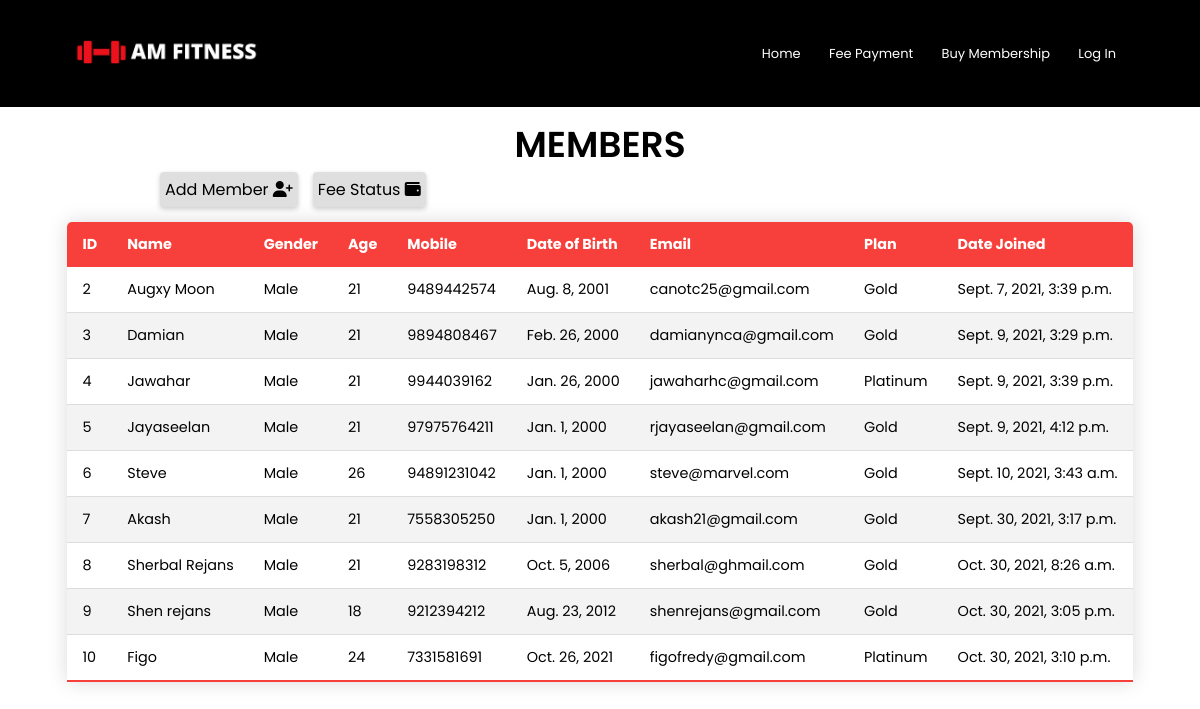
Before: /AdminPage/members with the older database file.
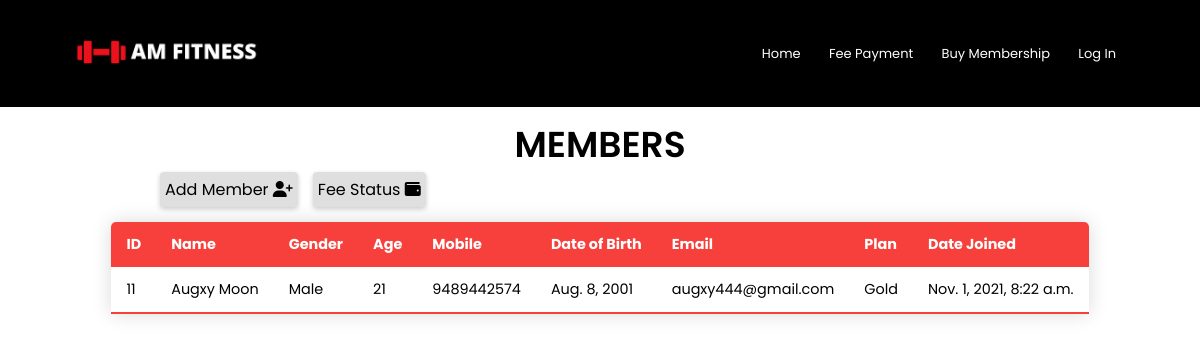
After: the same page with the newer database file.
### gym/models.py (models this page shows, shortened)
class gym(models.Model):
	full_name = models.CharField(max_length=30,null=False)
	gender = models.CharField(max_length=6,default='Male',null=True)
	age = models.IntegerField(default=18)
	cell_no = models.IntegerField(unique=True,null=False)
	born_date = models.DateField(null=False,default=None,blank=True)
	email = models.EmailField()
	plan = models.CharField(max_length=10,default='Silver',null=False)
	date_joined = models.DateTimeField(default=timezone.now)
	trans = models.CharField(default=1,verbose_name="Transaction Number",max_length=100)
	class Meta:
		verbose_name_plural = "Members"

### manage/views.py (the view)
# urls.py: path('AdminPage/members',manage_views.member,name='members'),
def member(request):
	members = gym.objects.all()
	count = gym.objects.all().count()
	d = {'members':members,'count':count}
	return render(request,'manage/members.html',d)

### manage/templates/manage/members.html (shortened to what this page needs)
{% extends 'manage/admin.html' %}
{% block page %}
<section class="data-table">
    <h3>Members</h3>
    <div class="mem-link" style="margin-left: 160px;">
    <a href="{% url 'AddMember' %}">Add Member  <i class="fas fa-user-plus"></i></a>
    </div>
    <div>
    <div class="mem-link2">
        <a href="{% url 'fee' %}">Fee Status  <i class="fas fa-wallet"></i></a>
    </div>
    </div>
    <table class="content-table">
        <thead>
            <tr>
                <th>ID</th>
                <th>Name</th>
                <th>Gender</th>
                <th>Age</th>
                <th>Mobile</th>
                <th>Date of Birth</th>
                <th>Email</th>
                <th>Plan</th>
                <th>Date Joined</th>
            </tr>
        </thead>
        <tbody>
            {% for i in members %}
            <tr>
                <td>{{i.id}}</td>
                <td>{{i.full_name}}</td>
                <td>{{i.gender}}</td>
                <td>{{i.age}}</td>
                <td>{{i.cell_no}}</td>
                <td>{{i.born_date}}</td>
                <td>{{i.email}}</td>
                <td>{{i.plan}}</td>
                <td>{{i.date_joined}}</td>
            </tr>
            {% endfor %}
        </tbody>
    </table>
</section>
{% endblock %}

### manage/templates/manage/admin.html (shortened to what this page needs)
<!DOCTYPE html>
<html>
	<head>
{% load static %}
<link rel="stylesheet" href="{% static 'css/style3.css' %}">
</head>
 <body>
 	<section class="navigation">
			<nav>
				<a href="{% url 'gym:home'%}"><img src="{% static 'images/logo.png' %}"></a>
				<div class="nav-links">
					<ul>
						{% if user.is_authenticated %}
						<li><a href="{% url 'logout'%}">Log Out</a></li>
						{% else %}
						<li><a href="{% url 'gym:home'%}">Home</a></li>
						<li><a href="{% url 'gym:payment'%}">Fee Payment</a></li>
						<li><a href="{% url 'gym:plans'%}">Buy Membership</a></li>
						<li><a href="{% url 'login'%}">Log In</a></li>
						{% endif %}
					</ul>
			</nav>
		</section>
        <div>
            {% block page %} {% endblock %}
        </div>

### SampleProject/static/css/style3.css (style rules this page uses)
* { font-family: 'Poppins', sans-serif; margin: 0; padding: 0; box-sizing:border-box; }
.navigation { background-color:black; border-bottom: 100px; }
nav { display: flex; padding: 0 6%; justify-content: space-between; align-items: center; }
nav img { width:200px; }
.nav-links { flex:1; text-align: right; }
.nav-links ul li { list-style: none; display: inline-block; padding: 8px 12px; position: relative; }
.nav-links ul li a { color: #fff; text-decoration: none; font-size: 13px; }
.nav-links ul li::after { content: ''; width:0%; height: 2px; background: #f44336; display: block; margin: auto; transition: 0.5s; }
.data-table h3 { text-align: center; font-size: 36px; font-weight: 600; padding-top: 10px; text-transform: uppercase; }
.content-table { border-collapse: collapse; margin: 50px 50px; margin-left: auto; margin-right: auto; font-size: 0.9em; min-width: 400px; border-radius: 5px 5px 0 0; overflow: hidden; box-shadow: 0 0 20px rgba(0,0,0,0.15); }
.content-table thead tr { background-color: #f7403b; color:#fff; text-align:left; font-weight: bold; }
.content-table th, .content-table td { padding: 12px 15px; }
.content-table tbody tr { border-bottom: 1px solid #ddd; }
.content-table tbody tr:last-of-type { border-bottom: 2px solid #f7403b; }
.mem-link a { display: inline-block; padding: 5px; background: #81818140; border-radius: 4px; text-decoration: none; color: #000; box-shadow: 0 2px 5px rgba(0,0,0,0.2); float: left; }
.mem-link2 a { margin-left: 15px; display: inline-block; padding: 5px; background: #81818140; border-radius: 4px; text-decoration: none; color: #000; box-shadow: 0 2px 5px rgba(0,0,0,0.2); float: left; }

Changed rows visible on the page:
removed gym: id "2", full_name "Augxy Moon", gender "Male", age "21", cell_no "9489442574", born_date "Aug. 8, 2001", email "canotc25@gmail.com", plan "Gold", date_joined "Sept. 7, 2021, 3:39 p.m."
removed gym: id "3", full_name "Damian", gender "Male", age "21", cell_no "9894808467", born_date "Feb. 26, 2000", email "damianynca@gmail.com", plan "Gold", date_joined "Sept. 9, 2021, 3:29 p.m."
removed gym: id "4", full_name "Jawahar", gender "Male", age "21", cell_no "9944039162", born_date "Jan. 26, 2000", email "jawaharhc@gmail.com", plan "Platinum", date_joined "Sept. 9, 2021, 3:39 p.m."
removed gym: id "5", full_name "Jayaseelan", gender "Male", age "21", cell_no "97975764211", born_date "Jan. 1, 2000", email "rjayaseelan@gmail.com", plan "Gold", date_joined "Sept. 9, 2021, 4:12 p.m."
removed gym: id "6", full_name "Steve", gender "Male", age "26", cell_no "94891231042", born_date "Jan. 1, 2000", email "steve@marvel.com", plan "Gold", date_joined "Sept. 10, 2021, 3:43 a.m."
removed gym: id "7", full_name "Akash", gender "Male", age "21", cell_no "7558305250", born_date "Jan. 1, 2000", email "akash21@gmail.com", plan "Gold", date_joined "Sept. 30, 2021, 3:17 p.m."
removed gym: id "8", full_name "Sherbal Rejans", gender "Male", age "21", cell_no "9283198312", born_date "Oct. 5, 2006", email "sherbal@ghmail.com", plan "Gold", date_joined "Oct. 30, 2021, 8:26 a.m."
removed gym: id "9", full_name "Shen rejans", gender "Male", age "18", cell_no "9212394212", born_date "Aug. 23, 2012", email "shenrejans@gmail.com", plan "Gold", date_joined "Oct. 30, 2021, 3:05 p.m."
removed gym: id "10", full_name "Figo", gender "Male", age "24", cell_no "7331581691", born_date "Oct. 26, 2021", email "figofredy@gmail.com", plan "Platinum", date_joined "Oct. 30, 2021, 3:10 p.m."
added gym: id "11", full_name "Augxy Moon", gender "Male", age "21", cell_no "9489442574", born_date "Aug. 8, 2001", email "augxy444@gmail.com", plan "Gold", date_joined "Nov. 1, 2021, 8:22 a.m."
